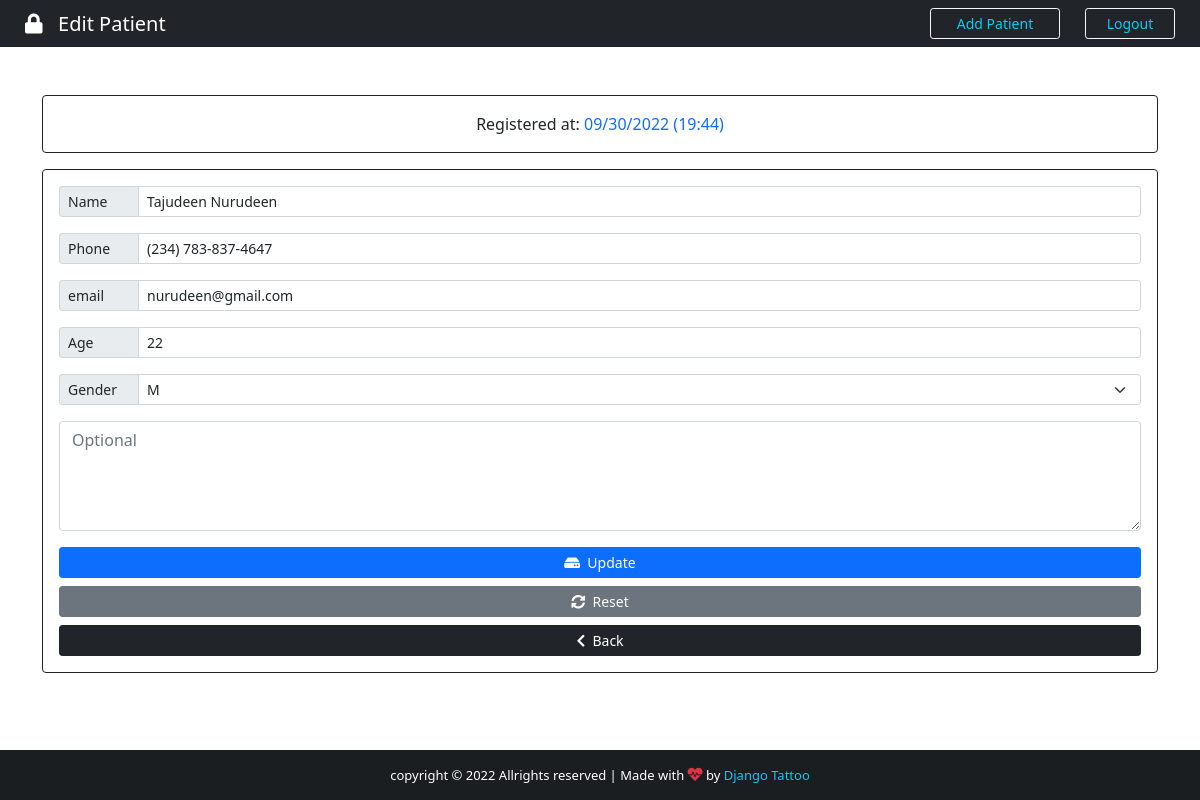
The app's page /edit_patient/9 (signed in) with its own data.
### app/models.py (models this page shows, shortened)
class Patient(models.Model):
    GENDER = (
        ('F', 'F'),
        ('M', 'M'),
    )
    id = models.IntegerField(primary_key=True)
    name = models.CharField(max_length=100)
    phone = models.CharField(max_length=100)
    email = models.CharField(max_length=100)
    age = models.CharField(max_length=100)
    gender = models.CharField(max_length=100, null=True, choices=GENDER)
    description = models.TextField(max_length=200, blank=True, null=True)
    created_at = models.DateTimeField(auto_now_add=True)

### app/views.py (the view)
# urls.py: path('edit_patient/<int:patient_id>', views.editPatient, name='edit-patient'),
@cache_control(no_cache=True, must_revalidate=True, no_store=True)
@login_required(login_url='login')
def editPatient(request, patient_id):
    patient = Patient.objects.get(id=patient_id)
    if request.method == 'POST':
        patient = Patient.objects.get(id= request.POST.get('id'))
        if patient != None:
            patient.name = request.POST.get('name')
            patient.phone = request.POST.get('phone')
            patient.email = request.POST.get('email')
            patient.age = request.POST.get('age')
            patient.gender = request.POST.get('gender')
            patient.description = request.POST.get('description')
            patient.save()
            messages.success(request, 'Patient updated succesfully')
            return redirect('patients')
    else:
        context = {'patient': patient,}
        return render(request, 'app/edit_patient.html', context)

### app/templates/app/edit_patient.html (shortened to what this page needs)
{% extends 'app/add_patients.html' %}
{% block title %}Registered at: <span class="text-primary">{{patient.created_at | date:'m/d/Y (H:i)'}}</span> {% endblock title %}
{% block btn-content %} <i class="fas fa-hdd"></i>&nbsp; Update {% endblock btn-content %}
{% block btn-reset %}
<button type="reset" class="btn btn-secondary btn-sm"><i class="fas fa-sync-alt"></i>&nbsp; Reset </button>
{% endblock btn-reset %}
{% block action %} action="{% url 'edit-patient' patient.id %}" {% endblock action %}
{% block value-name %} value="{{patient.name}}" {% endblock value-name %}
{% block value-phone %} value="{{patient.phone}}" {% endblock value-phone %}
{% block value-email %} value="{{patient.email}}" {% endblock value-email %}
{% block value-age %} value="{{patient.age}}" {% endblock value-age %}
{% block value-gender %} value="{{patient.gender}}" {% endblock value-gender %}
{% block option %}<option value="" style="background-color: #d3d3d3; color:#007bff;">{{patient.gender}}</option>{% endblock option %}

### app/templates/app/add_patients.html (shortened to what this page needs)
{% extends 'base.html' %}
{% block content %}
<div class="container">
    <div class="row">
        <div class="col-lg-12">
            <div class="card card-body border-dark mt-5">
                <span class="text-center"> {% block title %}<span class="text-primary"> FILL OUT THE FORM BELOW</span>{% endblock title %}</span>
            </div>
            <form {% block action %} action="{% url 'add-patient' %}" {% endblock action %} method="POST" enctype="multipart/form-data" class="card p-3 border-dark mt-3">
                <div class="input-group input-group-sm mb-3">
                    <span class="input-group-text side-label">Name</span>
                    <input type="text" class="form-control" name="name" id="name"  placeholder="Patient name" required {% block value-name %}{% endblock value-name %}>
                </div>
                <div class="input-group input-group-sm mb-3">
                    <span class="input-group-text side-label">Phone</span>
                    <input type="phone" class="form-control" name="phone" id="phone" placeholder="Patient phone" required {% block value-phone %}{% endblock value-phone %}>
                </div>
                <div class="input-group input-group-sm mb-3">
                    <span class="input-group-text side-label">email</span>
                    <input type="text" class="form-control" name="email" id="email" placeholder="Patient email" required {% block value-email %}{% endblock value-email %}>
                </div>
                <div class="input-group input-group-sm mb-3">
                    <span class="input-group-text side-label">Age</span>
                    <input type="text" class="form-control" name="age" id="age" max_length="3"  placeholder="Patient age" required {% block value-age %}{% endblock value-age %}>
                </div>
                <div class="input-group input-group-sm mb-3">
                    <label class="input-group-text side-label">Gender</label>
                    <select class="form-select" name="gender" id="gender" required {% block value-gender %}{% endblock value-gender %}>
                        {% block option %}{% endblock option %}
                    </select>
                </div>
                <div class="form-group">
                    <textarea class="form-control" name="description" id="disc" rows="4" placeholder="Optional">{% block value-description %}{% endblock value-description %}</textarea>
                </div>
                <div class="d-grid gap-2 mt-3">
                    <button type="submit" class="btn btn-primary btn-sm" id="btn-add">
                       {% block btn-content %} <i class="fas fa-plus"></i>&nbsp; Add {% endblock btn-content %}
                    </button>
                    {% block btn-reset %}{% endblock btn-reset %}
                    <a href="{% url 'patients' %}" class="btn btn-dark btn-sm"><i class="fas fa-chevron-left"></i>&nbsp; Back</a>
                </div>
            </form>
        </div>
    </div>
</div>
{% endblock content %}

### static/css/styles.css (style rules this page uses)
htnl, body { height: 100%; margin: 0; max-width: 100%; }
.side-label { width: 80px; }

### records on screen
Patient: created_at "09/30/2022 (19:44)", name "Tajudeen Nurudeen", phone "(234) 783-837-4647", email "nurudeen@gmail.com", age "22", gender "M"
